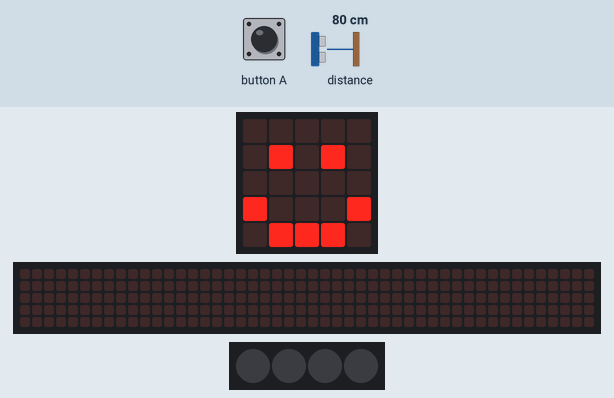
The program below on a simulated BBC micro:bit (MakeCode). Parts: the board's 5×5 LED display, a strip that is not on the board, showing the scrolling text unrolled, 4 RGB LEDs in strip order, left to right. The test bench sets the inputs (shaded band); at power-on: distance to the obstacle 80 cm. Dim RGB values are drawn brighter than linear; the 48×5 strip is a reading aid, not a part: it shows the text the display is scrolling, unrolled, one strip-width of it at a time.

Above: at 1.8 s.
1.9 s: button A pressed for 0.15 s
At 4.53 s:
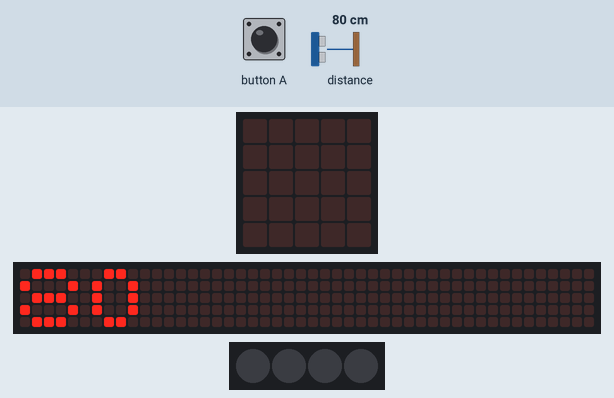
At 5.5 s:
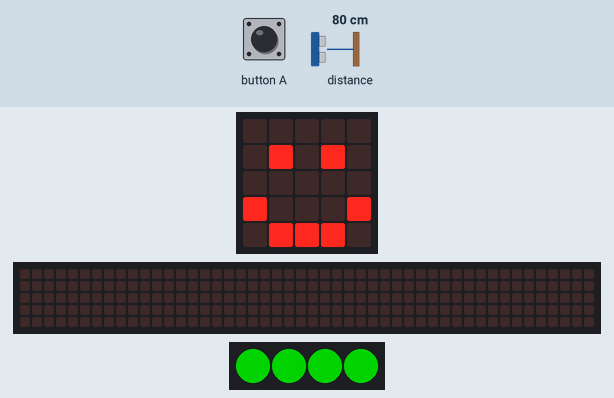
5.6 s: button A pressed for 0.15 s
8.7 s: distance to the obstacle set to 11 cm
At 9.1 s:
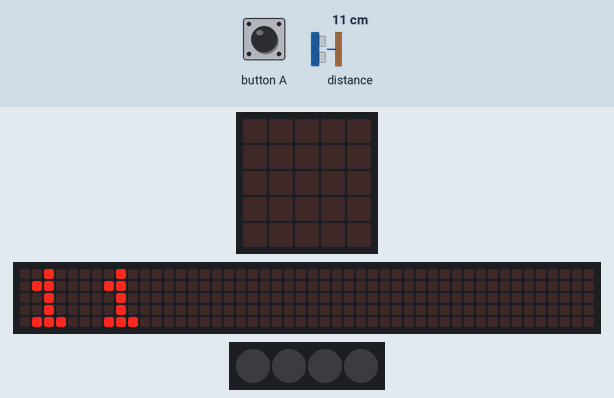
11.0 s: distance to the obstacle set to 8 cm
12.5 s: button A pressed for 0.15 s
15.6 s: distance to the obstacle set to 250 cm
At 17.01 s:
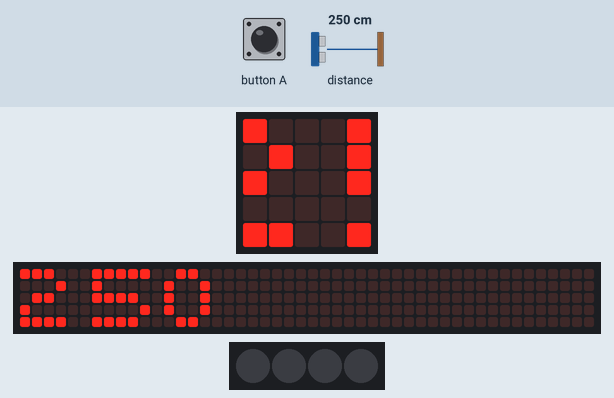
Timing chart, 0 to 18.3 s (numbered marks = the images above; inputs shaded):
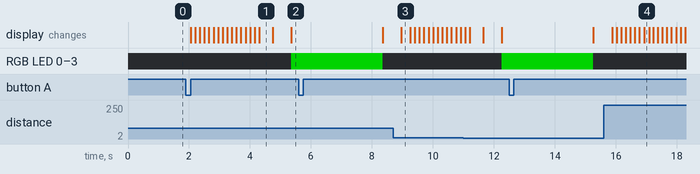

Measured:
- after the input at 1.9 s, RGB LED 0–3: off → RGB(0, 127, 0) after 3.5 s; the display: changes after 0.16 s (image 1)
- after the input at 15.6 s, the display: first changes after 0.27 s (image 4 shows a later state)
- what the display in image 1 shows lasts 0.5 s, from 4.3 s to 4.8 s

The program:

main.ts
```typescript
// (licence header left out)
// variables
let distance: number = 0
let neopixelStrip: neopixel.Strip = null

//cleanup
basic.clearScreen()
neopixelStrip = neopixel.create(DigitalPin.P16, 4, NeoPixelMode.RGB)
neopixelStrip.setPixelColor(0, neopixel.colors(NeoPixelColors.Black))
neopixelStrip.setPixelColor(1, neopixel.colors(NeoPixelColors.Black))
neopixelStrip.setPixelColor(2, neopixel.colors(NeoPixelColors.Black))
neopixelStrip.setPixelColor(3, neopixel.colors(NeoPixelColors.Black))
neopixelStrip.show()
basic.showIcon(IconNames.Happy)

input.onButtonPressed(Button.A, function() {
    // get distance
    basic.clearScreen()
    distance = sonar.ping(
        DigitalPin.P12,
        DigitalPin.P13,
        PingUnit.Centimeters
    )
    basic.showNumber(distance)
    basic.clearScreen()
    basic.showIcon(IconNames.Happy)

    // show red or green
    if (distance < 10) {
    neopixelStrip.setPixelColor(0, neopixel.colors(NeoPixelColors.Red))
    neopixelStrip.setPixelColor(1, neopixel.colors(NeoPixelColors.Red))
    neopixelStrip.setPixelColor(2, neopixel.colors(NeoPixelColors.Red))
    neopixelStrip.setPixelColor(3, neopixel.colors(NeoPixelColors.Red))
    neopixelStrip.show()
    basic.pause(3000)
    neopixelStrip.setPixelColor(0, neopixel.colors(NeoPixelColors.Black))
    neopixelStrip.setPixelColor(1, neopixel.colors(NeoPixelColors.Black))
    neopixelStrip.setPixelColor(2, neopixel.colors(NeoPixelColors.Black))
    neopixelStrip.setPixelColor(3, neopixel.colors(NeoPixelColors.Black))
    neopixelStrip.show()
    basic.showIcon(IconNames.Happy)
    } else {
    neopixelStrip.setPixelColor(0, neopixel.colors(NeoPixelColors.Green))
    neopixelStrip.setPixelColor(1, neopixel.colors(NeoPixelColors.Green))
    neopixelStrip.setPixelColor(2, neopixel.colors(NeoPixelColors.Green))
    neopixelStrip.setPixelColor(3, neopixel.colors(NeoPixelColors.Green))
    neopixelStrip.show()
    basic.pause(3000)
    neopixelStrip.setPixelColor(0, neopixel.colors(NeoPixelColors.Black))
    neopixelStrip.setPixelColor(1, neopixel.colors(NeoPixelColors.Black))
    neopixelStrip.setPixelColor(2, neopixel.colors(NeoPixelColors.Black))
    neopixelStrip.setPixelColor(3, neopixel.colors(NeoPixelColors.Black))
    neopixelStrip.show()
    basic.showIcon(IconNames.Happy)
    }
})
```
